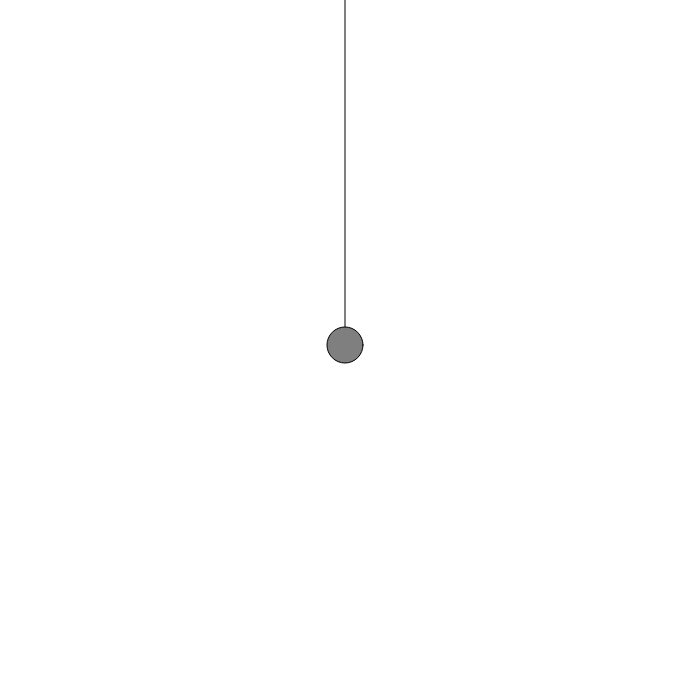
Frame 1 (no input)
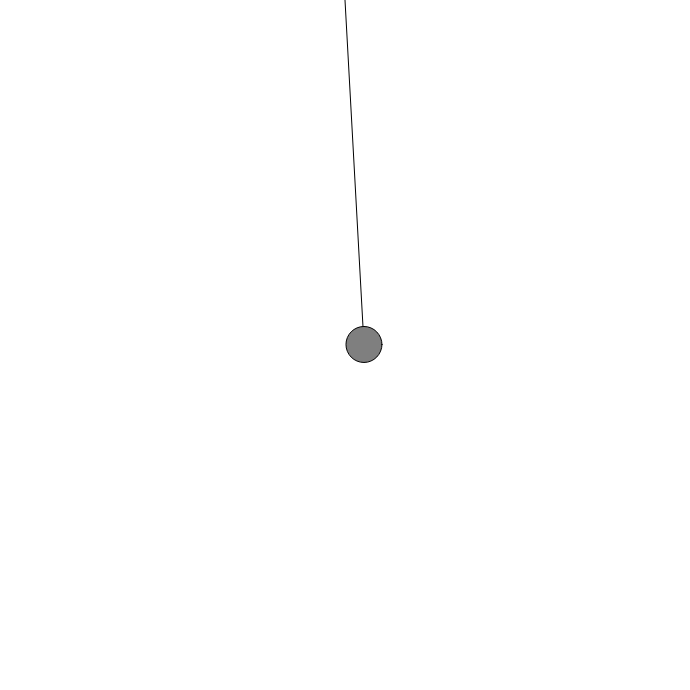
Frame 60 (no input)
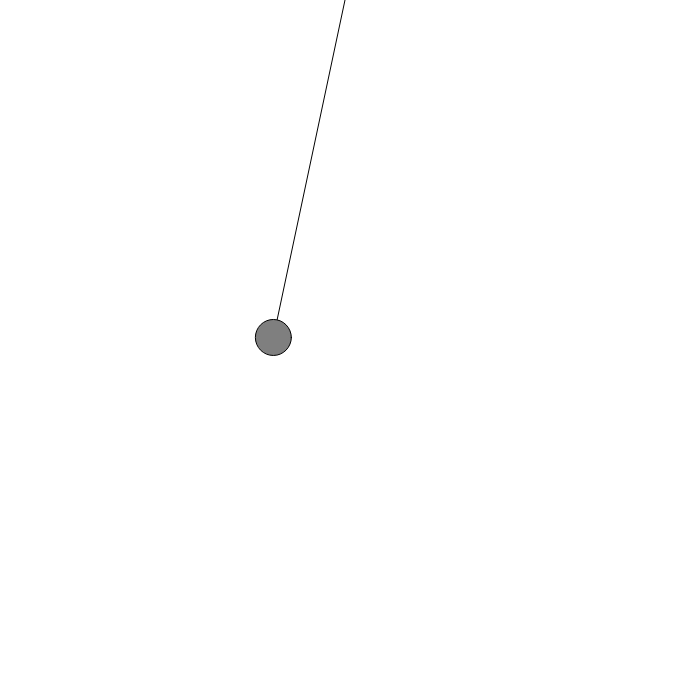
Frame 120 (the mouse pressed at the canvas centre since frame 60)

The p5.js sketch that drew these frames (run headless with seeded random() and noise() and a simulated clock; from frame 60 on, the mouse is pressed at the canvas centre):

// p5.js sketch
// ── sketch.js
const GRAVITY = 0.02;
let pendulum;

function setup(){
  createCanvas(690, 690);
  let amplitude = 200;
  pendulum = new Pendulum(width/2, amplitude);
}

function draw(){
  background(255);
  pendulum.go();
}

// ── pendulum.js
class Pendulum{
  constructor (armLength){
    this.armLength = armLength;
    this.origin = createVector(width/2, 0);
    this.pos = createVector(width/2, this.armLength);
    this.angle = PI/4;
    this.angularVelocity = 0;
    this.angularAcceleration = 0;
  }

  go(){
    this.render();
    this.move();
  }

  move(){
    this.pos.x = this.origin.x + (this.armLength * sin(this.angle));
    this.pos.y = this.origin.y + (this.armLength * cos(this.angle));

    this.angularAcceleration = -GRAVITY * sin(this.angle);

    this.angle += this.angularVelocity;
    this.angularVelocity += this.angularAcceleration;

    this.angularVelocity *= 0.96;
  }

  render(){
    fill(127);
    stroke(0);
    line(this.origin.x, this.origin.y, this.pos.x,this.pos.y);
    ellipse(this.pos.x, this.pos.y, 36);
  }
}
